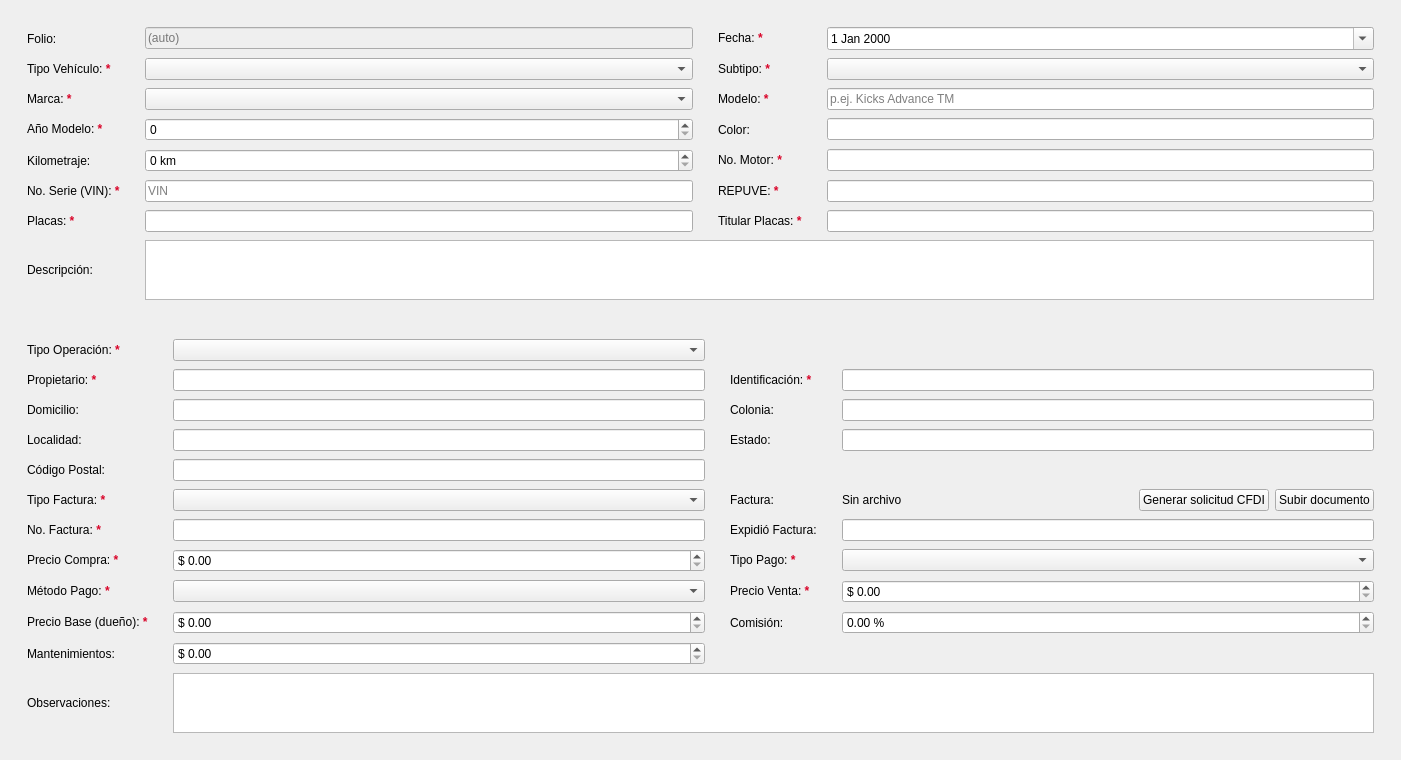
<?xml version="1.0" encoding="UTF-8"?>
<ui version="4.0">
 <class>VehicleDetailsView</class>
 <widget class="QWidget" name="VehicleDetailsView">
  <property name="geometry">
   <rect>
    <x>0</x>
    <y>0</y>
    <width>1401</width>
    <height>760</height>
   </rect>
  </property>
  <layout class="QVBoxLayout" name="detailsLayout">
   <item>
    <widget class="QFrame" name="generalInfoCard">
     <layout class="QGridLayout" name="generalInfoGrid">
      <property name="leftMargin">
       <number>16</number>
      </property>
      <property name="topMargin">
       <number>16</number>
      </property>
      <property name="rightMargin">
       <number>16</number>
      </property>
      <property name="bottomMargin">
       <number>16</number>
      </property>
      <property name="horizontalSpacing">
       <number>25</number>
      </property>
      <property name="verticalSpacing">
       <number>8</number>
      </property>
      <item row="0" column="0">
       <widget class="QLabel" name="folioLabel">
        <property name="text">
         <string>Folio:</string>
        </property>
        <property name="buddy">
         <cstring>folioEdit</cstring>
        </property>
       </widget>
      </item>
      <item row="0" column="1">
       <widget class="QLineEdit" name="folioEdit">
        <property name="enabled">
         <bool>false</bool>
        </property>
        <property name="placeholderText">
         <string>(auto)</string>
        </property>
        <property name="field" stdset="0">
         <string notr="true">folio</string>
        </property>
       </widget>
      </item>
      <item row="0" column="2">
       <widget class="QLabel" name="dateLabel">
        <property name="text">
         <string>Fecha:  &lt;span style='color: #D90429; font-weight: bold;'&gt;*&lt;/span&gt;</string>
        </property>
        <property name="buddy">
         <cstring>dateEdit</cstring>
        </property>
       </widget>
      </item>
      <item row="0" column="3">
       <widget class="QDateEdit" name="dateEdit">
        <property name="minimumDate">
         <date>
          <year>2000</year>
          <month>1</month>
          <day>1</day>
         </date>
        </property>
        <property name="calendarPopup">
         <bool>true</bool>
        </property>
        <property name="field" stdset="0">
         <string notr="true">dealDate</string>
        </property>
       </widget>
      </item>
      <item row="1" column="0">
       <widget class="QLabel" name="vehicleTypeLabel">
        <property name="text">
         <string>Tipo Vehículo:  &lt;span style='color: #D90429; font-weight: bold;'&gt;*&lt;/span&gt;</string>
        </property>
        <property name="buddy">
         <cstring>vehicleTypeCombo</cstring>
        </property>
       </widget>
      </item>
      <item row="1" column="1">
       <widget class="QComboBox" name="vehicleTypeCombo">
        <property name="field" stdset="0">
         <string notr="true">vehicleType</string>
        </property>
       </widget>
      </item>
      <item row="1" column="2">
       <widget class="QLabel" name="subtypeLabel">
        <property name="text">
         <string>Subtipo:  &lt;span style='color: #D90429; font-weight: bold;'&gt;*&lt;/span&gt;</string>
        </property>
        <property name="buddy">
         <cstring>subtypeCombo</cstring>
        </property>
       </widget>
      </item>
      <item row="1" column="3">
       <widget class="QComboBox" name="subtypeCombo">
        <property name="field" stdset="0">
         <string notr="true">subtype</string>
        </property>
       </widget>
      </item>
      <item row="2" column="0">
       <widget class="QLabel" name="brandLabel">
        <property name="text">
         <string>Marca:  &lt;span style='color: #D90429; font-weight: bold;'&gt;*&lt;/span&gt;</string>
        </property>
        <property name="buddy">
         <cstring>brandCombo</cstring>
        </property>
       </widget>
      </item>
      <item row="2" column="1">
       <widget class="QComboBox" name="brandCombo">
        <property name="field" stdset="0">
         <string notr="true">brand</string>
        </property>
       </widget>
      </item>
      <item row="2" column="2">
       <widget class="QLabel" name="modelLabel">
        <property name="text">
         <string>Modelo:  &lt;span style='color: #D90429; font-weight: bold;'&gt;*&lt;/span&gt;</string>
        </property>
        <property name="buddy">
         <cstring>modelEdit</cstring>
        </property>
       </widget>
      </item>
      <item row="2" column="3">
       <widget class="QLineEdit" name="modelEdit">
        <property name="placeholderText">
         <string>p.ej. Kicks Advance TM</string>
        </property>
        <property name="field" stdset="0">
         <string notr="true">model</string>
        </property>
       </widget>
      </item>
      <item row="3" column="0">
       <widget class="QLabel" name="yearModelLabel">
        <property name="text">
         <string>Año Modelo:  &lt;span style='color: #D90429; font-weight: bold;'&gt;*&lt;/span&gt;</string>
        </property>
        <property name="buddy">
         <cstring>yearModelSpin</cstring>
        </property>
       </widget>
      </item>
      <item row="3" column="1">
       <widget class="QSpinBox" name="yearModelSpin">
        <property name="field" stdset="0">
         <string notr="true">yearModel</string>
        </property>
       </widget>
      </item>
      <item row="3" column="2">
       <widget class="QLabel" name="colorLabel">
        <property name="text">
         <string>Color:</string>
        </property>
        <property name="buddy">
         <cstring>colorEdit</cstring>
        </property>
       </widget>
      </item>
      <item row="3" column="3">
       <widget class="QLineEdit" name="colorEdit">
        <property name="field" stdset="0">
         <string notr="true">color</string>
        </property>
       </widget>
      </item>
      <item row="4" column="0">
       <widget class="QLabel" name="mileageLabel">
        <property name="text">
         <string>Kilometraje:</string>
        </property>
        <property name="buddy">
         <cstring>mileageSpin</cstring>
        </property>
       </widget>
      </item>
      <item row="4" column="1">
       <widget class="QSpinBox" name="mileageSpin">
        <property name="suffix">
         <string> km</string>
        </property>
        <property name="maximum">
         <number>2000000</number>
        </property>
        <property name="field" stdset="0">
         <string notr="true">mileage</string>
        </property>
       </widget>
      </item>
      <item row="4" column="2">
       <widget class="QLabel" name="motorNumberLabel">
        <property name="text">
         <string>No. Motor:  &lt;span style='color: #D90429; font-weight: bold;'&gt;*&lt;/span&gt;</string>
        </property>
        <property name="buddy">
         <cstring>motorNumberEdit</cstring>
        </property>
       </widget>
      </item>
      <item row="4" column="3">
       <widget class="QLineEdit" name="motorNumberEdit">
        <property name="field" stdset="0">
         <string notr="true">motorNumber</string>
        </property>
       </widget>
      </item>
      <item row="5" column="0">
       <widget class="QLabel" name="serialNumberLabel">
        <property name="text">
         <string>No. Serie (VIN):  &lt;span style='color: #D90429; font-weight: bold;'&gt;*&lt;/span&gt;</string>
        </property>
        <property name="buddy">
         <cstring>serialNumberEdit</cstring>
        </property>
       </widget>
      </item>
      <item row="5" column="1">
       <widget class="QLineEdit" name="serialNumberEdit">
        <property name="placeholderText">
         <string>VIN</string>
        </property>
        <property name="field" stdset="0">
         <string notr="true">serialNumber</string>
        </property>
       </widget>
      </item>
      <item row="5" column="2">
       <widget class="QLabel" name="repuveLabel">
        <property name="text">
         <string>REPUVE:  &lt;span style='color: #D90429; font-weight: bold;'&gt;*&lt;/span&gt;</string>
        </property>
        <property name="buddy">
         <cstring>repuveEdit</cstring>
        </property>
       </widget>
      </item>
      <item row="5" column="3">
       <widget class="QLineEdit" name="repuveEdit">
        <property name="field" stdset="0">
         <string notr="true">repuve</string>
        </property>
       </widget>
      </item>
      <item row="6" column="0">
       <widget class="QLabel" name="platesLabel">
        <property name="text">
         <string>Placas:  &lt;span style='color: #D90429; font-weight: bold;'&gt;*&lt;/span&gt;</string>
        </property>
        <property name="buddy">
         <cstring>platesEdit</cstring>
        </property>
       </widget>
      </item>
      <item row="6" column="1">
       <widget class="QLineEdit" name="platesEdit">
        <property name="field" stdset="0">
         <string notr="true">plates</string>
        </property>
       </widget>
      </item>
      <item row="6" column="2">
       <widget class="QLabel" name="platesHolderLabel">
        <property name="text">
         <string>Titular Placas:  &lt;span style='color: #D90429; font-weight: bold;'&gt;*&lt;/span&gt;</string>
        </property>
        <property name="buddy">
         <cstring>platesHolderEdit</cstring>
        </property>
       </widget>
      </item>
      <item row="6" column="3">
       <widget class="QLineEdit" name="platesHolderEdit">
        <property name="field" stdset="0">
         <string notr="true">platesHolder</string>
        </property>
       </widget>
      </item>
      <item row="7" column="0">
       <widget class="QLabel" name="descriptionLabel">
        <property name="text">
         <string>Descripción:</string>
        </property>
        <property name="buddy">
         <cstring>descriptionEdit</cstring>
        </property>
       </widget>
      </item>
      <item row="7" column="1" colspan="3">
       <widget class="QTextEdit" name="descriptionEdit">
        <property name="maximumSize">
         <size>
          <width>16777215</width>
          <height>60</height>
         </size>
        </property>
        <property name="field" stdset="0">
         <string notr="true">description</string>
        </property>
       </widget>
      </item>
     </layout>
    </widget>
   </item>
   <item>
    <widget class="QFrame" name="ownerAndAcquisitionCard">
     <layout class="QGridLayout" name="ownerAndAcquisitionGrid">
      <property name="leftMargin">
       <number>16</number>
      </property>
      <property name="topMargin">
       <number>16</number>
      </property>
      <property name="rightMargin">
       <number>16</number>
      </property>
      <property name="bottomMargin">
       <number>16</number>
      </property>
      <property name="horizontalSpacing">
       <number>25</number>
      </property>
      <property name="verticalSpacing">
       <number>8</number>
      </property>
      <item row="0" column="0">
       <widget class="QLabel" name="acquisitionTypeLabel">
        <property name="text">
         <string>Tipo Operación:  &lt;span style='color: #D90429; font-weight: bold;'&gt;*&lt;/span&gt;</string>
        </property>
        <property name="buddy">
         <cstring>acquisitionTypeCombo</cstring>
        </property>
       </widget>
      </item>
      <item row="0" column="1">
       <widget class="QComboBox" name="acquisitionTypeCombo">
        <property name="field" stdset="0">
         <string notr="true">acquisitionType</string>
        </property>
       </widget>
      </item>
      <item row="1" column="0">
       <widget class="QLabel" name="counterpartyLabel">
        <property name="text">
         <string>Propietario: &lt;span style='color: #D90429; font-weight: bold;'&gt;*&lt;/span&gt;</string>
        </property>
        <property name="buddy">
         <cstring>ownerNameEdit</cstring>
        </property>
       </widget>
      </item>
      <item row="1" column="1">
       <widget class="QLineEdit" name="ownerNameEdit">
        <property name="field" stdset="0">
         <string notr="true">counterparty.fullName</string>
        </property>
       </widget>
      </item>
      <item row="1" column="2">
       <widget class="QLabel" name="ownerIdLabel">
        <property name="text">
         <string>Identificación:  &lt;span style='color: #D90429; font-weight: bold;'&gt;*&lt;/span&gt;</string>
        </property>
        <property name="buddy">
         <cstring>ownerIdEdit</cstring>
        </property>
       </widget>
      </item>
      <item row="1" column="3">
       <widget class="QLineEdit" name="ownerIdEdit">
        <property name="field" stdset="0">
         <string notr="true">counterparty.nationalId</string>
        </property>
       </widget>
      </item>
      <item row="2" column="0">
       <widget class="QLabel" name="ownerAddressLabel">
        <property name="text">
         <string>Domicilio:</string>
        </property>
        <property name="buddy">
         <cstring>ownerAddressEdit</cstring>
        </property>
       </widget>
      </item>
      <item row="2" column="1">
       <widget class="QLineEdit" name="ownerAddressEdit">
        <property name="field" stdset="0">
         <string notr="true">counterparty.streetAddress</string>
        </property>
       </widget>
      </item>
      <item row="2" column="2">
       <widget class="QLabel" name="ownerSuburbLabel">
        <property name="text">
         <string>Colonia:</string>
        </property>
        <property name="buddy">
         <cstring>ownerSuburbEdit</cstring>
        </property>
       </widget>
      </item>
      <item row="2" column="3">
       <widget class="QLineEdit" name="ownerSuburbEdit">
        <property name="field" stdset="0">
         <string notr="true">counterparty.suburb</string>
        </property>
       </widget>
      </item>
      <item row="3" column="0">
       <widget class="QLabel" name="ownerLocalityLabel">
        <property name="text">
         <string>Localidad:</string>
        </property>
        <property name="buddy">
         <cstring>ownerLocalityEdit</cstring>
        </property>
       </widget>
      </item>
      <item row="3" column="1">
       <widget class="QLineEdit" name="ownerLocalityEdit">
        <property name="field" stdset="0">
         <string notr="true">counterparty.locality</string>
        </property>
       </widget>
      </item>
      <item row="3" column="2">
       <widget class="QLabel" name="ownerStateLabel">
        <property name="text">
         <string>Estado:</string>
        </property>
        <property name="buddy">
         <cstring>ownerStateEdit</cstring>
        </property>
       </widget>
      </item>
      <item row="3" column="3">
       <widget class="QLineEdit" name="ownerStateEdit">
        <property name="field" stdset="0">
         <string notr="true">counterparty.state</string>
        </property>
       </widget>
      </item>
      <item row="4" column="0">
       <widget class="QLabel" name="ownerPostalCodeLabel">
        <property name="text">
         <string>Código Postal:</string>
        </property>
        <property name="buddy">
         <cstring>ownerPostalCodeEdit</cstring>
        </property>
       </widget>
      </item>
      <item row="4" column="1">
       <widget class="QLineEdit" name="ownerPostalCodeEdit">
        <property name="field" stdset="0">
         <string notr="true">counterparty.postalCode</string>
        </property>
       </widget>
      </item>
      <item row="5" column="0">
       <widget class="QLabel" name="invoiceTypeLabel">
        <property name="text">
         <string>Tipo Factura:  &lt;span style='color: #D90429; font-weight: bold;'&gt;*&lt;/span&gt;</string>
        </property>
        <property name="buddy">
         <cstring>invoiceTypeCombo</cstring>
        </property>
       </widget>
      </item>
      <item row="5" column="1">
       <widget class="QComboBox" name="invoiceTypeCombo">
        <property name="field" stdset="0">
         <string notr="true">invoiceType</string>
        </property>
       </widget>
      </item>
      <item row="5" column="2">
       <widget class="QLabel" name="invoiceFileRowLabel">
        <property name="text">
         <string>Factura:</string>
        </property>
        <property name="buddy">
         <cstring>invoiceUploadButton</cstring>
        </property>
       </widget>
      </item>
      <item row="5" column="3">
       <widget class="QWidget" name="invoiceFileWidget" native="true">
        <layout class="QHBoxLayout" name="invoiceFileLayout" stretch="1,0,0">
         <property name="leftMargin">
          <number>0</number>
         </property>
         <property name="topMargin">
          <number>0</number>
         </property>
         <property name="rightMargin">
          <number>0</number>
         </property>
         <property name="bottomMargin">
          <number>0</number>
         </property>
         <item>
          <widget class="QLabel" name="invoiceFileLabel">
           <property name="text">
            <string>Sin archivo</string>
           </property>
          </widget>
         </item>
         <item>
          <widget class="QPushButton" name="cfdiRequestButton">
           <property name="text">
            <string>Generar solicitud CFDI</string>
           </property>
           <property name="class" stdset="0">
            <string notr="true">secondary</string>
           </property>
          </widget>
         </item>
         <item>
          <widget class="QPushButton" name="invoiceUploadButton">
           <property name="text">
            <string>Subir documento</string>
           </property>
           <property name="class" stdset="0">
            <string notr="true">secondary</string>
           </property>
          </widget>
         </item>
        </layout>
       </widget>
      </item>
      <item row="6" column="0">
       <widget class="QLabel" name="invoiceNumberLabel">
        <property name="text">
         <string>No. Factura:  &lt;span style='color: #D90429; font-weight: bold;'&gt;*&lt;/span&gt;</string>
        </property>
        <property name="buddy">
         <cstring>invoiceNumberEdit</cstring>
        </property>
       </widget>
      </item>
      <item row="6" column="1">
       <widget class="QLineEdit" name="invoiceNumberEdit">
        <property name="field" stdset="0">
         <string notr="true">invoiceNumber</string>
        </property>
       </widget>
      </item>
      <item row="6" column="2">
       <widget class="QLabel" name="invoiceIssuerLabel">
        <property name="text">
         <string>Expidió Factura:</string>
        </property>
        <property name="buddy">
         <cstring>invoiceIssuerEdit</cstring>
        </property>
       </widget>
      </item>
      <item row="6" column="3">
       <widget class="QLineEdit" name="invoiceIssuerEdit">
        <property name="field" stdset="0">
         <string notr="true">invoiceIssuer</string>
        </property>
       </widget>
      </item>
      <item row="7" column="0">
       <widget class="QLabel" name="purchasePriceLabel">
        <property name="text">
         <string>Precio Compra:  &lt;span style='color: #D90429; font-weight: bold;'&gt;*&lt;/span&gt;</string>
        </property>
        <property name="buddy">
         <cstring>purchasePriceSpin</cstring>
        </property>
       </widget>
      </item>
      <item row="7" column="1">
       <widget class="QDoubleSpinBox" name="purchasePriceSpin">
        <property name="prefix">
         <string>$ </string>
        </property>
        <property name="decimals">
         <number>2</number>
        </property>
        <property name="maximum">
         <double>99999999.000000000000000</double>
        </property>
        <property name="field" stdset="0">
         <string notr="true">purchasePrice</string>
        </property>
       </widget>
      </item>
      <item row="7" column="2">
       <widget class="QLabel" name="paymentTypeLabel">
        <property name="text">
         <string>Tipo Pago:  &lt;span style='color: #D90429; font-weight: bold;'&gt;*&lt;/span&gt;</string>
        </property>
        <property name="buddy">
         <cstring>paymentTypeCombo</cstring>
        </property>
       </widget>
      </item>
      <item row="7" column="3">
       <widget class="QComboBox" name="paymentTypeCombo">
        <property name="field" stdset="0">
         <string notr="true">paymentType</string>
        </property>
       </widget>
      </item>
      <item row="8" column="0">
       <widget class="QLabel" name="paymentMethodLabel">
        <property name="text">
         <string>Método Pago:  &lt;span style='color: #D90429; font-weight: bold;'&gt;*&lt;/span&gt;</string>
        </property>
        <property name="buddy">
         <cstring>paymentMethodCombo</cstring>
        </property>
       </widget>
      </item>
      <item row="8" column="1">
       <widget class="QComboBox" name="paymentMethodCombo">
        <property name="field" stdset="0">
         <string notr="true">paymentMethod</string>
        </property>
       </widget>
      </item>
      <item row="8" column="2">
       <widget class="QLabel" name="salePriceLabel">
        <property name="text">
         <string>Precio Venta:  &lt;span style='color: #D90429; font-weight: bold;'&gt;*&lt;/span&gt;</string>
        </property>
        <property name="buddy">
         <cstring>salePriceSpin</cstring>
        </property>
       </widget>
      </item>
      <item row="8" column="3">
       <widget class="QDoubleSpinBox" name="salePriceSpin">
        <property name="prefix">
         <string>$ </string>
        </property>
        <property name="maximum">
         <double>99999999.000000000000000</double>
        </property>
        <property name="field" stdset="0">
         <string notr="true">salePrice</string>
        </property>
       </widget>
      </item>
      <item row="9" column="0">
       <widget class="QLabel" name="basePriceLabel">
        <property name="text">
         <string>Precio Base (dueño):  &lt;span style='color: #D90429; font-weight: bold;'&gt;*&lt;/span&gt;</string>
        </property>
        <property name="buddy">
         <cstring>basePriceSpin</cstring>
        </property>
       </widget>
      </item>
      <item row="9" column="1">
       <widget class="QDoubleSpinBox" name="basePriceSpin">
        <property name="prefix">
         <string>$ </string>
        </property>
        <property name="decimals">
         <number>2</number>
        </property>
        <property name="maximum">
         <double>99999999.000000000000000</double>
        </property>
        <property name="field" stdset="0">
         <string notr="true">basePrice</string>
        </property>
       </widget>
      </item>
      <item row="9" column="2">
       <widget class="QLabel" name="commissionRateLabel">
        <property name="text">
         <string>Comisión:</string>
        </property>
        <property name="buddy">
         <cstring>commissionRateSpin</cstring>
        </property>
       </widget>
      </item>
      <item row="9" column="3">
       <widget class="QDoubleSpinBox" name="commissionRateSpin">
        <property name="suffix">
         <string> %</string>
        </property>
        <property name="decimals">
         <number>2</number>
        </property>
        <property name="maximum">
         <double>100.000000000000000</double>
        </property>
        <property name="field" stdset="0">
         <string notr="true">commissionRate</string>
        </property>
       </widget>
      </item>
      <item row="10" column="0">
       <widget class="QLabel" name="maintenanceCostLabel">
        <property name="text">
         <string>Mantenimientos:</string>
        </property>
        <property name="buddy">
         <cstring>maintenanceCostSpin</cstring>
        </property>
       </widget>
      </item>
      <item row="10" column="1">
       <widget class="QDoubleSpinBox" name="maintenanceCostSpin">
        <property name="prefix">
         <string>$ </string>
        </property>
        <property name="maximum">
         <double>9999999.000000000000000</double>
        </property>
        <property name="field" stdset="0">
         <string notr="true">maintenanceCost</string>
        </property>
       </widget>
      </item>
      <item row="11" column="0">
       <widget class="QLabel" name="observationsLabel">
        <property name="text">
         <string>Observaciones:</string>
        </property>
        <property name="buddy">
         <cstring>observationsEdit</cstring>
        </property>
       </widget>
      </item>
      <item row="11" column="1" colspan="3">
       <widget class="QTextEdit" name="observationsEdit">
        <property name="maximumSize">
         <size>
          <width>16777215</width>
          <height>60</height>
         </size>
        </property>
        <property name="field" stdset="0">
         <string notr="true">observations</string>
        </property>
       </widget>
      </item>
     </layout>
    </widget>
   </item>
  </layout>
 </widget>
 <tabstops>
  <tabstop>folioEdit</tabstop>
  <tabstop>dateEdit</tabstop>
  <tabstop>vehicleTypeCombo</tabstop>
  <tabstop>subtypeCombo</tabstop>
  <tabstop>brandCombo</tabstop>
  <tabstop>modelEdit</tabstop>
  <tabstop>yearModelSpin</tabstop>
  <tabstop>colorEdit</tabstop>
  <tabstop>mileageSpin</tabstop>
  <tabstop>motorNumberEdit</tabstop>
  <tabstop>serialNumberEdit</tabstop>
  <tabstop>repuveEdit</tabstop>
  <tabstop>platesEdit</tabstop>
  <tabstop>platesHolderEdit</tabstop>
  <tabstop>descriptionEdit</tabstop>
  <tabstop>acquisitionTypeCombo</tabstop>
  <tabstop>ownerNameEdit</tabstop>
  <tabstop>ownerIdEdit</tabstop>
  <tabstop>ownerAddressEdit</tabstop>
  <tabstop>ownerSuburbEdit</tabstop>
  <tabstop>ownerLocalityEdit</tabstop>
  <tabstop>ownerStateEdit</tabstop>
  <tabstop>ownerPostalCodeEdit</tabstop>
  <tabstop>invoiceTypeCombo</tabstop>
  <tabstop>cfdiRequestButton</tabstop>
  <tabstop>invoiceUploadButton</tabstop>
  <tabstop>invoiceNumberEdit</tabstop>
  <tabstop>invoiceIssuerEdit</tabstop>
  <tabstop>purchasePriceSpin</tabstop>
  <tabstop>paymentTypeCombo</tabstop>
  <tabstop>paymentMethodCombo</tabstop>
  <tabstop>salePriceSpin</tabstop>
  <tabstop>basePriceSpin</tabstop>
  <tabstop>commissionRateSpin</tabstop>
  <tabstop>maintenanceCostSpin</tabstop>
  <tabstop>observationsEdit</tabstop>
 </tabstops>
 <resources/>
 <connections/>
</ui>
